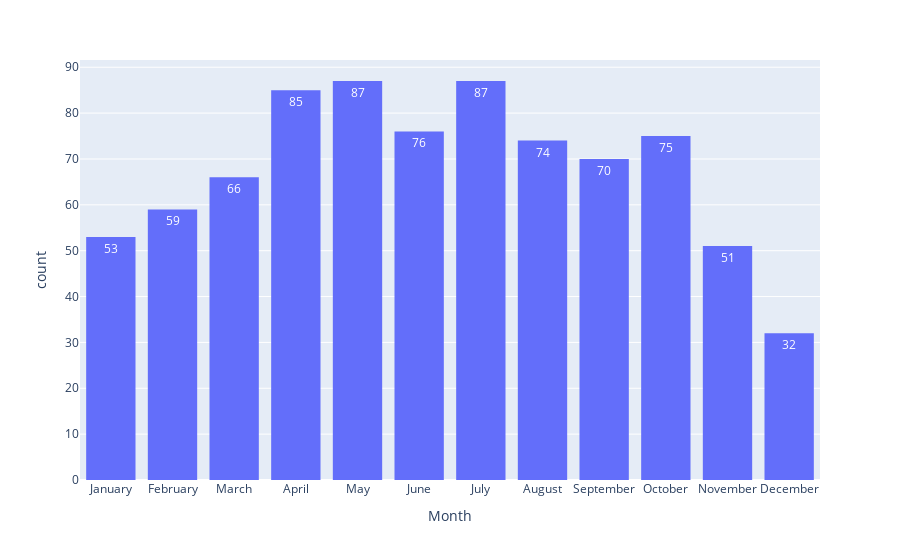

Notebook code for this chart:
### Code cell
px.histogram(data_frame=xx , x = 'Month' , text_auto=True )

### Figure 1 — Plotly figure (JSON) as saved in the notebook; plotly's stock layout.template omitted (floating-point values rounded to 4 significant figures; data arrays with more than 128 entries replaced by an {"elided": "..."} marker saying what was removed)
{"data": [{"alignmentgroup": "True", "bingroup": "x", "hovertemplate": "Month=%{x}<br>count=%{y}<extra></extra>", "legendgroup": "", "marker": {"color": "#636efa", "pattern": {"shape": ""}}, "name": "", "offsetgroup": "", "orientation": "v", "showlegend": false, "texttemplate": "%{value}", "type": "histogram", "x": {"elided": "815 str values"}, "xaxis": "x", "yaxis": "y"}], "layout": {"barmode": "relative", "legend": {"tracegroupgap": 0}, "margin": {"t": 60}, "xaxis": {"anchor": "y", "domain": [0, 1], "title": {"text": "Month"}}, "yaxis": {"anchor": "x", "domain": [0, 1], "title": {"text": "count"}}}}
